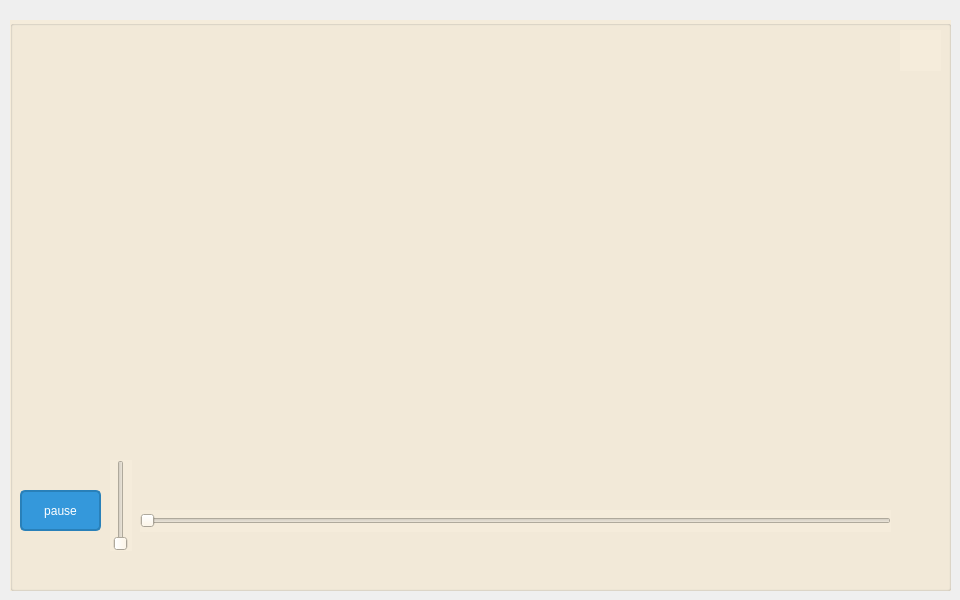
      <widget class="QWidget" name="page_25">
       <widget class="QGroupBox" name="vdContainer_3">
        <property name="geometry">
         <rect>
          <x>10</x>
          <y>20</y>
          <width>941</width>
          <height>571</height>
         </rect>
        </property>
        <property name="styleSheet">
         <string notr="true">background-color: rgb(255, 255, 255);
background-color: rgb(245, 236, 219);</string>
        </property>
        <property name="title">
         <string/>
        </property>
        <widget class="QSlider" name="horizontalSlider_3">
         <property name="geometry">
          <rect>
           <x>130</x>
           <y>490</y>
           <width>751</width>
           <height>22</height>
          </rect>
         </property>
         <property name="orientation">
          <enum>Qt::Horizontal</enum>
         </property>
        </widget>
        <widget class="QSlider" name="verticalSlider_3">
         <property name="geometry">
          <rect>
           <x>100</x>
           <y>440</y>
           <width>22</width>
           <height>91</height>
          </rect>
         </property>
         <property name="orientation">
          <enum>Qt::Vertical</enum>
         </property>
        </widget>
        <widget class="QPushButton" name="PausePlayBtn_3">
         <property name="geometry">
          <rect>
           <x>10</x>
           <y>470</y>
           <width>81</width>
           <height>41</height>
          </rect>
         </property>
         <property name="styleSheet">
          <string notr="true">QPushButton {
    background-color: #3498db; /* Blue color */
    border: 2px solid #2980b9; /* Border color */
    border-radius: 5px; /* Rounded corners */
    padding: 5px 10px; /* Padding */
    color: white; /* Text color */
}

QPushButton:hover {
    background-color: #2980b9; /* Darker blue on hover */
}
</string>
         </property>
         <property name="text">
          <string>pause</string>
         </property>
        </widget>
        <widget class="QPushButton" name="closeVdBtn_3">
         <property name="geometry">
          <rect>
           <x>890</x>
           <y>10</y>
           <width>41</width>
           <height>41</height>
          </rect>
         </property>
         <property name="styleSheet">
          <string notr="true">QPushButton {
    background-color: #F5ECDB; /* Blue color */
    border: 0px solid #2980b9; /* Border color */
    color: white; /* Text color */
}

QPushButton:hover {
    background-color: #2980b9; /* Darker blue on hover */
}
</string>
         </property>
         <property name="text">
          <string/>
         </property>
         <property name="icon">
          <iconset resource="ressources.qrc">
           <normaloff>:/new/prefix1/icons8-effacer-48.png</normaloff>:/new/prefix1/icons8-effacer-48.png</iconset>
         </property>
         <property name="iconSize">
          <size>
           <width>30</width>
           <height>30</height>
          </size>
         </property>
        </widget>
       </widget>
      </widget>
